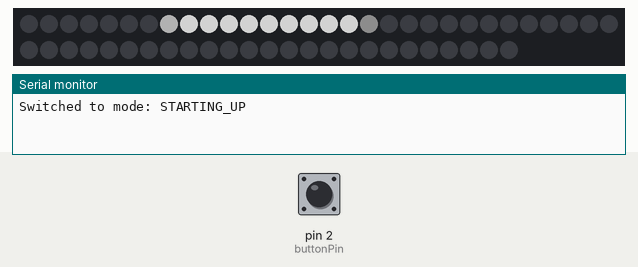
A sketch run on a simulated Arduino Uno, built with avr-gcc and run on an emulated ATmega328P. On the bench: 55 RGB LEDs in strip order, left to right, continuing on the next row, the last lines printed to the serial monitor. The inputs (shaded band) are chosen by the test bench; at power-on: pin 2 (buttonPin) HIGH. Dim RGB values are drawn brighter than linear; random numbers use the default seed unless the sketch sets one.

Above: at 1.2 s.
1.3 s: pin 2 (buttonPin) pulled LOW for 1 s
At 2.2 s:
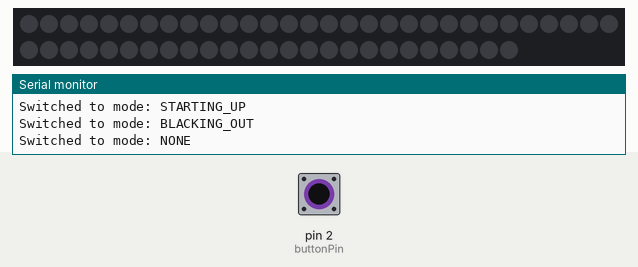
2.9 s: pin 2 (buttonPin) pulled LOW for 0.15 s
At 3.1 s:
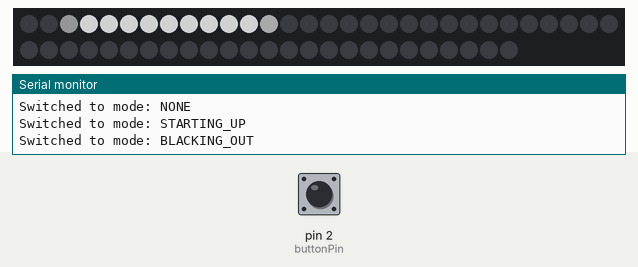
4.7 s: pin 2 (buttonPin) pulled LOW for 0.15 s
At 5.05 s:
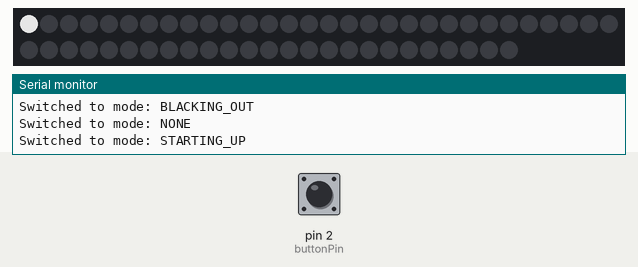
5.4 s: pin 2 (buttonPin) pulled LOW for 1 s
At 7.81 s:
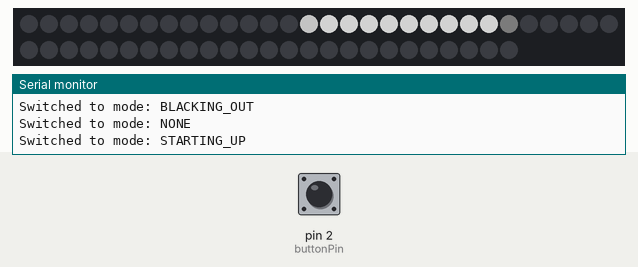
10.0 s: pin 2 (buttonPin) pulled LOW for 1 s
At 18.8 s:
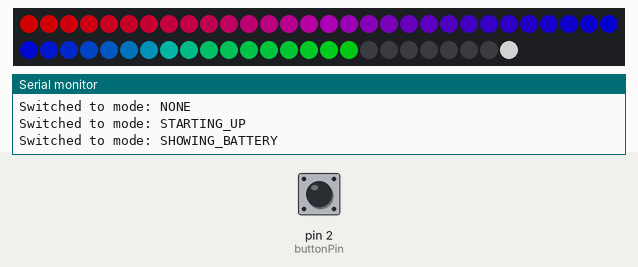

Measured:
- after the input at 4.7 s, the LEDs: change after 0.21 s (image 3)

The sketch:

loop.ino
```cpp
//led requirements
#include <math.h>
#include <FastLED.h>
#define LED_PIN 5
#define NUM_LEDS 55


CRGB leds[NUM_LEDS];
//CHSV ledsHSV[NUM_LEDS];

//Enums
enum ShowMode
{
  NONE,
  STARTING_UP,
  BLACKING_OUT,
  SHOWING_BATTERY,
  BATTERY_FULL,
  AMBIENT_LIGHT
};
const String showModeStrings[] = {"NONE", "STARTING_UP", "BLACKING_OUT", "SHOWING_BATTERY", "BATTERY_FULL" , "AMBIENT_LIGHT"};

enum currentButtonState
{
  PRESSED = HIGH,
  NOT_PRESSED = LOW
};

//Button information
int buttonPin = 2;
int currentButtonState;  // the current reading from the input pin
int previousButtonState; // the previous reading from the input pin

//Debounce
int buttonState;
int lastButtonState;
int debounceDelay = 50;
long lastDebounceTime;

//LED information
const int ledPin = 13;

//Used to store currentTime
long currentTime;
//Used to store currentTime, after an interval
long previousTime;
//Stores the time when blackout was activated, so it can correctly fade over time
long blackOutActivatedTime;
//Stores the time that the battery was last increased, so we can fade up from this time upwards
long batteryChangedTime;
//Stores the time that battery is fully charged, so after an interval it shows an ambient light
long batteryFullTime;

//Mode and previous mode
ShowMode currentMode = NONE;
ShowMode previousMode;

//To keep track at how far the animations have progressed
int startUpSeqLedCounter = 0;
int batteryPercentage = 85;
int timeNeededForChangingBatteryIndicator;
int amountOfLEDsToChange;
int currentBatteryIndicatorIndex = 0;
int targetBatteryIndicatorIndex = 0;

int timePerChargingLED;                               //This variable will update according to the boolean underneath
bool useStartUpTimePerLEDForChargingIndicator = true; //This wil automatically change to false after the first time

//Configuration
int brightness = 200;
int chargingCircleSnakeLength = 10;
int blackOutTime = 400;
int timePerChargingLEDStartup = 80;
int timePerChargingLEDNormal = 1000;
int startUpSeqTimePerLED = 50;
int timeToWaitBeforeAmbientLight = 30000;

//Color configuration: See this link to see how to set the color values: https://github.com/FastLED/FastLED/wiki/Pixel-reference#chsv
CHSV ambientColor = CHSV(HUE_YELLOW,255,brightness);
CHSV batteryFullColor = CHSV(85,255,brightness);


void setup()
{
  //Open serial monitor at 9600 to see console
  Serial.begin(9600);
  FastLED.addLeds<WS2812, LED_PIN, GRB>(leds, NUM_LEDS);
  pinMode(buttonPin, INPUT);

  //clearing all led's at setup
  clearAllLeds();
}

void readButton()
{
  int reading = digitalRead(buttonPin);

  // check to see if you just pressed the button
  // (i.e. the input went from LOW to HIGH), and you've waited long enough
  // since the last press to ignore any noise:

  // If the switch changed, due to noise or pressing:
  if (reading != lastButtonState)
  {
    // reset the debouncing timer
    lastDebounceTime = millis();
  }

  if ((millis() - lastDebounceTime) > debounceDelay)
  {
    // whatever the reading is at, it's been there for longer than the debounce
    // delay, so take it as the actual current state:

    // if the button state has changed:
    buttonState = reading;

    previousButtonState = currentButtonState;
    currentButtonState = buttonState;
  }

  // save the reading. Next time through the loop, it'll be the lastButtonState:
  lastButtonState = reading;
}

void readTime()
{
  currentTime = millis();
}
void loop()
{
  readTime();
  readButton();

  //If button changes from not pressed to pressed
  if (previousButtonState == NOT_PRESSED && currentButtonState == PRESSED && currentMode == NONE)
  {
    setCurrentMode(STARTING_UP);
  }
  //Button changes from pressed to not pressed
  if (previousButtonState == PRESSED && currentButtonState == NOT_PRESSED && currentMode != NONE)
  {
    setCurrentMode(BLACKING_OUT);
  }

  //This switch case gets executed every _ miliseconds, put code here that continuously has to run according to the currentMode
  switch (currentMode)
  {
    case NONE:
      break;
    case BLACKING_OUT:
      blackOut();
      break;
    case STARTING_UP:
      startUpSeq();
      break;
    case SHOWING_BATTERY:
      timerRed();
      break;
    case BATTERY_FULL:
      batteryFull();
      break;
    case AMBIENT_LIGHT:
      ambientLight();
      break;
  }
}

void startUpSeq()
{
  if (startUpSeqLedCounter == NUM_LEDS - 1 + chargingCircleSnakeLength)
  {
    setCurrentMode(SHOWING_BATTERY);
    startUpSeqLedCounter = 0;
    return;
  }


  int adjustedBrightness = (currentTime - previousTime) / (float)startUpSeqTimePerLED * brightness;
  //Head of the snake, turn it on, fading
  if (startUpSeqLedCounter < NUM_LEDS)
  {
    leds[startUpSeqLedCounter] = CHSV(200, 0, adjustedBrightness);
  }

  //To make sure all led's in the middle of the
  int from = max(0, startUpSeqLedCounter - chargingCircleSnakeLength + 1);
  int to = min(startUpSeqLedCounter - 1, NUM_LEDS - 1);
  /*Serial.print("From: ");
    Serial.print(from);
    Serial.print(", to: ");
    Serial.println(to);*/
  for (int i = from; i <= to; i++) {
    leds[i] = CHSV(200, 0, brightness);
  }


  //Tail of the snake, turn off the led's
  if (startUpSeqLedCounter >= chargingCircleSnakeLength)
  {
    int turnOffLedIndex = startUpSeqLedCounter - chargingCircleSnakeLength;
    leds[turnOffLedIndex] = CHSV(0, 0, min(max(0, brightness - adjustedBrightness), 200));
  }

  if (currentTime - previousTime > startUpSeqTimePerLED)
  {
    previousTime = currentTime;
    startUpSeqLedCounter++;
  }

  FastLED.show();
}

void blackOut()
{
  if (currentTime - blackOutActivatedTime < blackOutTime)
  {
    float timeDifference = currentTime - blackOutActivatedTime;
    FastLED.setBrightness((1 - (timeDifference / blackOutTime)) * brightness);
  }

  if (currentTime - blackOutActivatedTime > blackOutTime)
  {
    setCurrentMode(NONE);
  }

  FastLED.show();
}

void timerRed()
{

  if (currentTime - timeNeededForChangingBatteryIndicator < batteryChangedTime)
  {
    if (targetBatteryIndicatorIndex > currentBatteryIndicatorIndex)
    {
      //Battery percentage increased
      float percentage = (currentTime - batteryChangedTime) % timePerChargingLED / (float)timePerChargingLED;
      float adjustedBrightness = percentage * brightness;
      int currentLedToTurnOn = (currentTime - batteryChangedTime) / timePerChargingLED + currentBatteryIndicatorIndex;

      //In case we have any delays, we turn on all previous LED's here, so none stay black
      for (int i = 0; i < currentLedToTurnOn; i++)
      {
        leds[i] = CHSV(0 - map(i, 0, NUM_LEDS, 0, 180), 255, brightness);
      }

      leds[currentLedToTurnOn] = CHSV(0 - map(currentLedToTurnOn, 0, NUM_LEDS, 0, 180), 255, adjustedBrightness);
    }
    else if (targetBatteryIndicatorIndex < currentBatteryIndicatorIndex)
    {
      //Battery percentage decreased

      float percentage = 1 - ((currentTime - batteryChangedTime) % timePerChargingLED / (float)timePerChargingLED);
      float adjustedBrightness = percentage * brightness;
      int currentLedToTurnOff = (currentTime - batteryChangedTime) / timePerChargingLED + currentBatteryIndicatorIndex - 1;

      //In case we have any delays, we turn off all following LED's here, so all are black
      for (int i = NUM_LEDS - 1 ; i > currentLedToTurnOff; i--)
      {
        leds[i] = CHSV(0 , 0, 0);
      }

      leds[currentLedToTurnOff] = CHSV(0 - map(currentLedToTurnOff, 0, NUM_LEDS, 0, 180), 255, adjustedBrightness);
    }
  }
  else
  {
    //If battery is full, show green circle

    if (batteryPercentage == 100)
    {
      setCurrentMode(BATTERY_FULL);
    }

    //We know all animations are done here, so  our currentBatteryIndicatorIndex should be the same as targetBatteryIndicatorIndex
    currentBatteryIndicatorIndex = targetBatteryIndicatorIndex;
    retrieveBatteryPercentage();
  }

  FastLED.show();
}

void batteryFull() {
  for (int i = 0; i < NUM_LEDS; i++)
  {
    leds[i] = batteryFullColor;
  }
  FastLED.show();


  if (batteryFullTime + timeToWaitBeforeAmbientLight < currentTime) {
    setCurrentMode(AMBIENT_LIGHT);
  }
}

void ambientLight() {
  for (int i = 0; i < NUM_LEDS; i++)
  {
    leds[i] = ambientColor;
  }
}

void clearAllLeds()
{
  for (int t = 0; t < NUM_LEDS; t++)
  {
    leds[t] = CHSV(0, 0, 0);
  }
  FastLED.show();
}

void setCurrentMode(ShowMode mode)
{
  if (currentMode != mode)
  {
    previousMode = currentMode;
    currentMode = mode;

    Serial.print("Switched to mode: ");
    Serial.println(showModeStrings[currentMode]);

    //This switch case only gets executed when the mode CHANGES, to do thigs continuously according to a
    //specific mode, do it in the switch case in the 'loop' method
    switch (currentMode)
    {
      case NONE:
        {
          currentBatteryIndicatorIndex = 0;
          useStartUpTimePerLEDForChargingIndicator = true;
          clearAllLeds();
          break;
        }
      case STARTING_UP:
        {
          startUpSeqLedCounter = 0;
          clearAllLeds();
          FastLED.setBrightness(brightness);
          break;
        }
      case SHOWING_BATTERY:
        {
          retrieveBatteryPercentage();
          break;
        }
      case BLACKING_OUT:
        {
          blackOutActivatedTime = currentTime;
          startUpSeqLedCounter = 0;
          break;
        }
      case BATTERY_FULL:
        {
          fadeToColor(256,CHSV( 85, 255, brightness));
          batteryFullTime = currentTime;
          break;
        }
      case AMBIENT_LIGHT:
        {
          fadeToColor(256,ambientColor);
          break;
        }
    }
  }
}

void fadeToColor(int total, CHSV targetHsv) {
  CRGB targetRGB;
  hsv2rgb_rainbow( targetHsv, targetRGB);
  CRGB leds_copy[NUM_LEDS];

  for(int i=0;i<NUM_LEDS;i++) {
    leds_copy[i] = leds[i];
  }

  for ( int colorStep = 0; colorStep < total; colorStep++ ) {
    // Now loop though each of the LEDs and set each one to the current color
    for (int x = 0; x < NUM_LEDS; x++) {

      int r = leds_copy[x].red + (targetRGB.red - leds_copy[x].red) * colorStep / total;
      int g = leds_copy[x].green + (targetRGB.green - leds_copy[x].green) * colorStep / total;
      int b = leds_copy[x].blue + (targetRGB.blue - leds_copy[x].blue) * colorStep / total;

      leds[x] = CRGB(r, g, b);
    }
    // Display the colors we just set on the actual LEDs
    FastLED.show();
    delay(10);
  }
}

void retrieveBatteryPercentage()
{
  //Check for battery, here it is random because we don't have information about the battery yet
  if (random(0, 10000) > 9960)
  {
    int ledIndex = (float)batteryPercentage / 100 * NUM_LEDS;

    batteryPercentage = min((long int)100, batteryPercentage + random(1, 2)); //Instead: here  we should retrieve battery info from phone

    /*Serial.print("Battery percentage increased to ");
        Serial.println(batteryPercentage);*/

    int ledIndexAfter = (float)(batteryPercentage) / 100 * NUM_LEDS;
    if (ledIndex != ledIndexAfter)
    {
      targetBatteryIndicatorIndex = ledIndexAfter;
    }
  }

  if (currentBatteryIndicatorIndex != targetBatteryIndicatorIndex)
  {
    amountOfLEDsToChange = abs(currentBatteryIndicatorIndex - targetBatteryIndicatorIndex);

    if (useStartUpTimePerLEDForChargingIndicator)
    {
      timePerChargingLED = timePerChargingLEDStartup;
      useStartUpTimePerLEDForChargingIndicator = false;
    }
    else
    {
      timePerChargingLED = timePerChargingLEDNormal;
    }

    timeNeededForChangingBatteryIndicator = amountOfLEDsToChange * timePerChargingLED;
    batteryChangedTime = currentTime;

    //DEBUGGING PRINTS
    /*Serial.println("--- Showing battery startup information ---");
      Serial.print("Battery percentage: ");
      Serial.println(batteryPercentage);
      Serial.print("Amount of leds to turn on: ");
      Serial.println(amountOfLEDsToChange+1);
      Serial.print("Time needed to turn these leds on ");
      if (useStartUpTimePerLEDForChargingIndicator)
      {
      Serial.print("(startup time per led was used)");
      }
      Serial.print(":");
      Serial.println(timeNeededForChangingBatteryIndicator);
      Serial.println("-------------------------------------------");*/
  }
}
```
